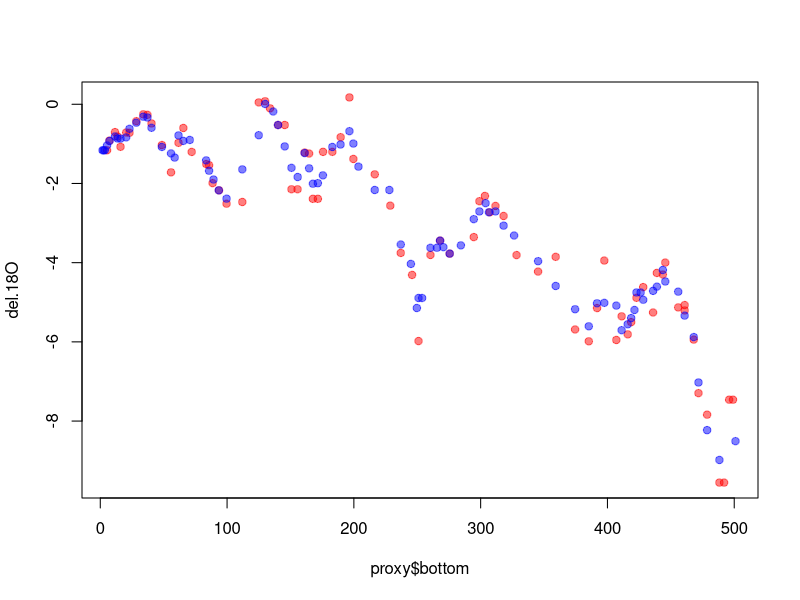
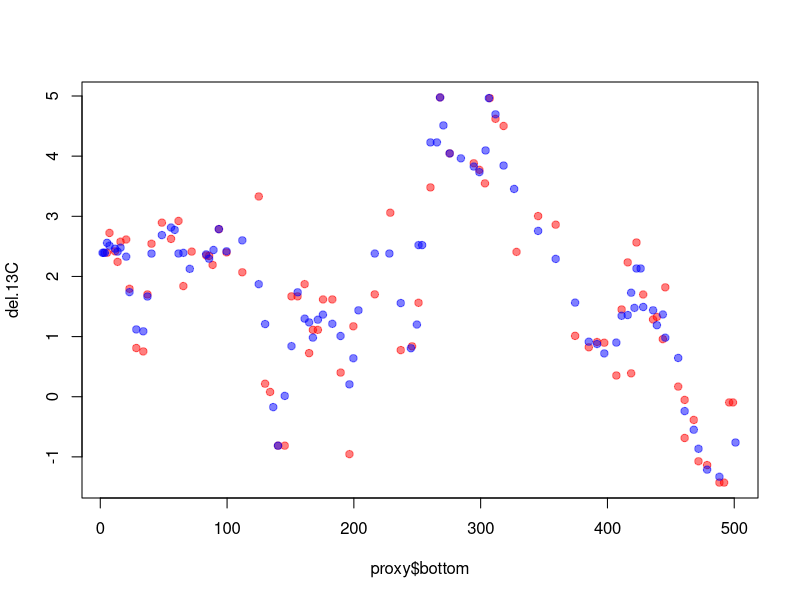
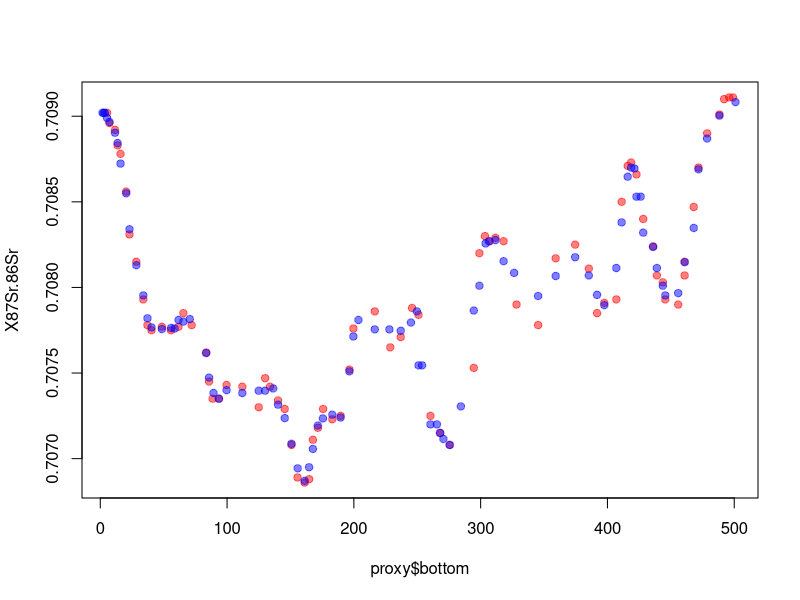
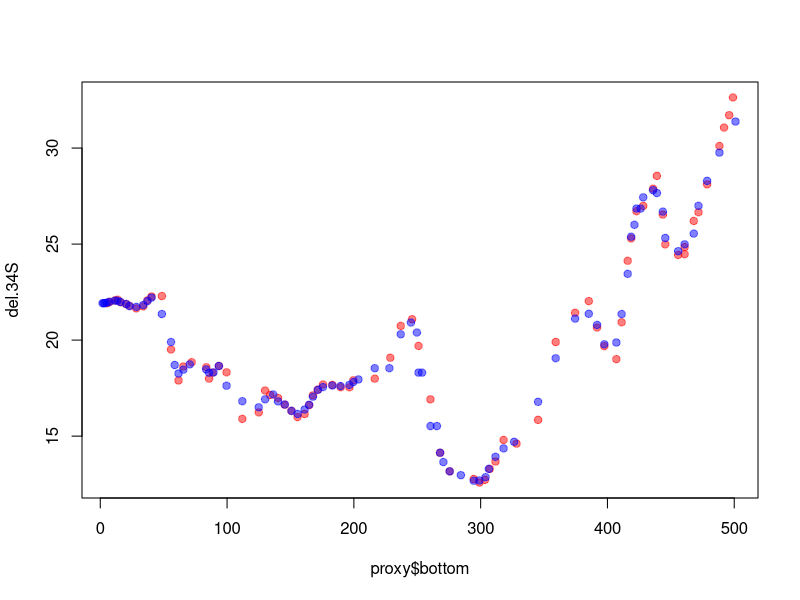
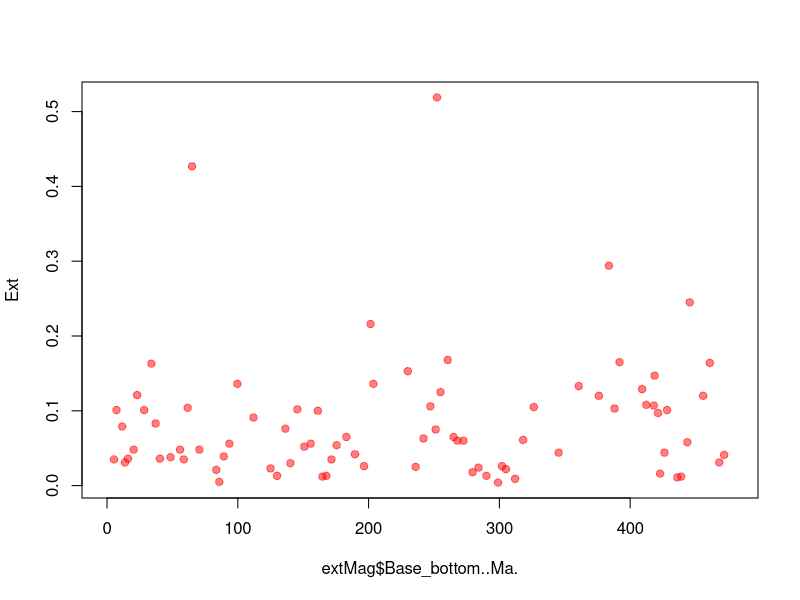

Generate these figures, in order, with R: (Note: this script raises an error after producing the figures.)
## ---- chunk 1
library(scales)
#stageTime <- read.csv("../data/cleanProxiesByStage_20131203.csv")
stageTime <- read.csv("../data/cleanProxiesByStage_20131210.csv")


#check against Hannisdal and Peters
proxy<-read.csv("../data/Hannisdal and Peters data with stage IDs.csv", na.strings="?")


for(prox in names(proxy)[14:17]){
  plot(proxy$bottom, proxy[[prox]], pch=19, col=alpha("red", 0.5), ylab=prox)
  matplot(stageTime$Start..Ma., stageTime[[prox]], pch=19, col=alpha("blue", 0.5), add=T)
}
## ---- chunk 2
######extinction rate
extMag<-read.csv("../data/Ext mag 3-15 Revised.csv")
extMag2<-read.csv("../data/Biv BC ext PBDB 4-17-12.csv")

names(extMag2)[6]<-paste(names(extMag2)[6], "PBDB", sep=".")

#add times
extMag$Base_bottom..Ma. <- c(0,extMag$Base..Ma.[-nrow(extMag)])
extMag2$Base_bottom..Ma. <- c(0,extMag2$Base..Ma.[-nrow(extMag2)])

plot(extMag$Base_bottom..Ma., extMag$BC.extinction.rate, pch=19, col=alpha("red", 0.5), 
     ylab="Ext")
matplot(stageTime$Start..Ma., stageTime$BC.extinction.rate, pch=19, col=alpha("blue", 0.5), 
      add=T)

########PBDB
plot(extMag2$Base_bottom..Ma., extMag2$BC.extinction.rate.PBDB, pch=19, col=alpha("red", 0.5), 
     ylab="Ext")

matplot(stageTime$Start..Ma., stageTime$BC.extinction.ratePBDB, pch=19, 
        col=alpha("blue", 0.5), add=T)

## ---- chunk 3
########sealevel
sealevel<-read.csv("../data/Sea level residuals after 2nd-order polynomial fit.csv")

for(prox in names(sealevel)[10:11]){
  plot(sealevel$Time..my., sealevel[[prox]], pch=19, col=alpha("red", 0.5), ylab=prox)
  matplot(stageTime$Start..Ma., stageTime[[prox]], pch=19, col=alpha("blue", 0.5), add=T)
}
## ---- chunk 4

proxyProk<-read.csv("../data/Prokoph_data_9.2013.csv")
proxyProk <- subset(proxyProk, proxyProk$data_subset=="tropical no benthics")
names(proxyProk)[6:17] <- paste(names(proxyProk)[6:17], "prok", sep=".")

for(prox in names(proxyProk)[6:17]){
  plot(proxyProk$Binned_bottom, proxyProk[[prox]], pch=19, col=alpha("red", 0.5), ylab=prox)
  matplot(stageTime$Start..Ma., stageTime[[prox]], pch=19, col=alpha("blue", 0.5), add=T)
}

## ---- chunk 5
sealevel<-read.csv("../data/Sea level residuals after 2nd-order polynomial fit.csv")

for(prox in names(sealevel)[2:11]){
  plot(sealevel$Time..my., sealevel[[prox]], pch=19, col=alpha("red", 0.5), ylab=prox)
  matplot(stageTime$Start..Ma., stageTime[[prox]], pch=19, col=alpha("blue", 0.5), add=T)
}

